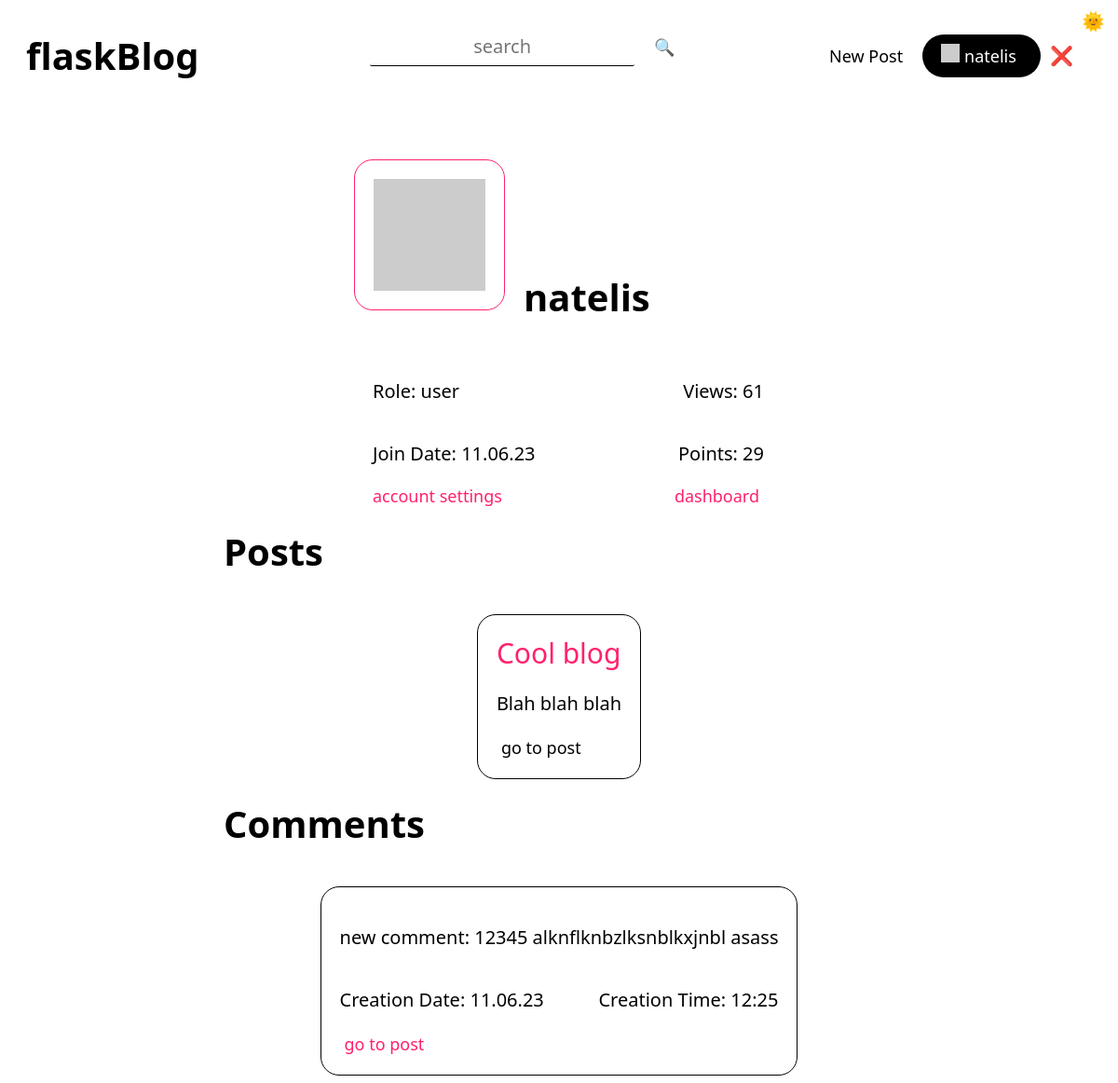
The page /user/natelis (signed in) on the database as committed earlier.
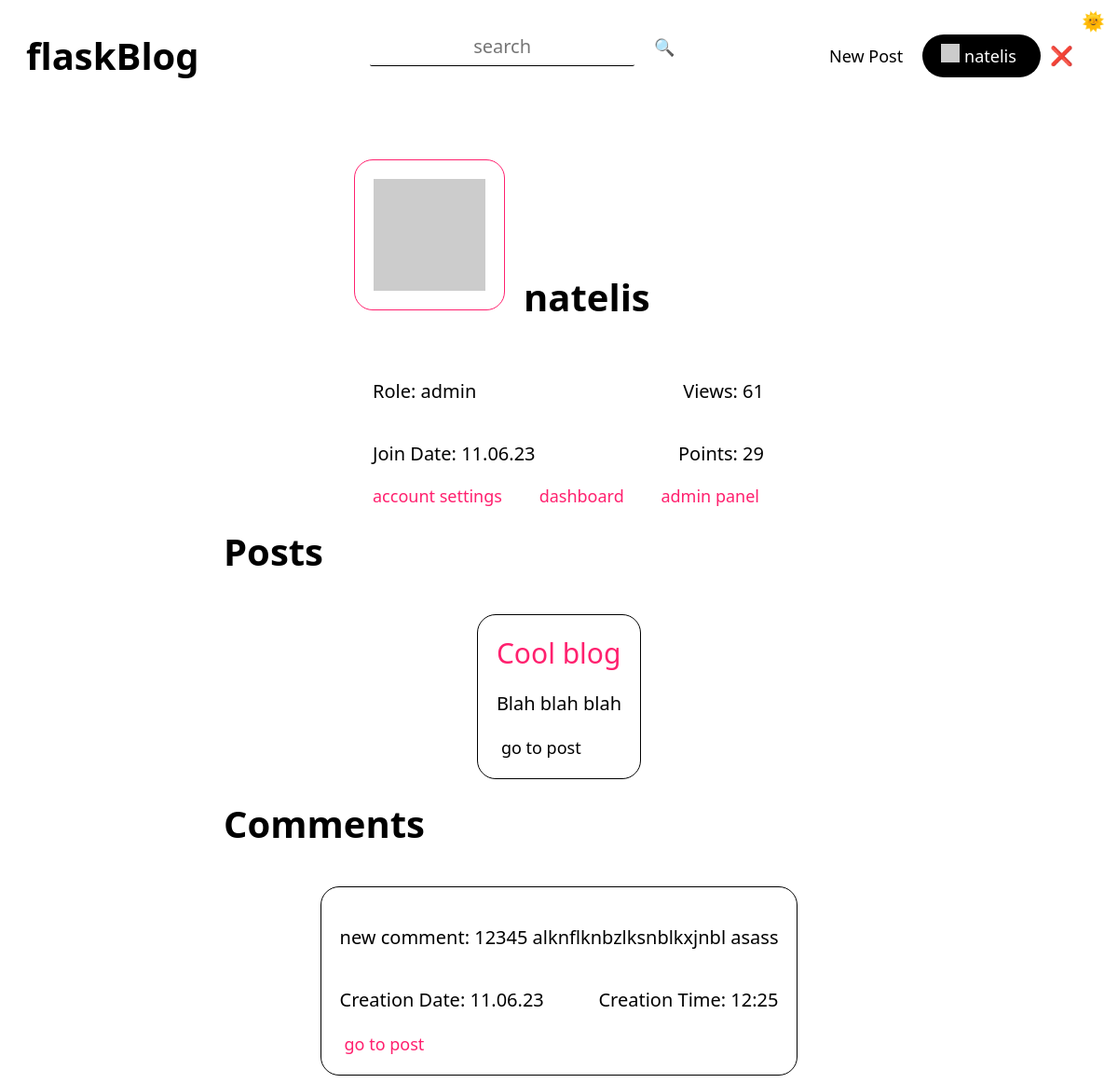
The same page on the database as committed later.
### tables this page shows
CREATE TABLE "Users" (
	"userID"	INTEGER NOT NULL UNIQUE,
	"userName"	TEXT UNIQUE,
	"email"	TEXT UNIQUE,
	"password"	TEXT,
	"profilePicture"	TEXT,
	"role"	TEXT,
	"points"	INTEGER,
	"creationDate"	TEXT,
	"creationTime"	TEXT,
	PRIMARY KEY("userID" AUTOINCREMENT)
);

### routes/user.py (the view)
@userBlueprint.route("/user/<userName>")
def user(userName):
    connection = sqlite3.connect(USERS_DB)
    cursor = connection.cursor()
    cursor.execute("select userName from users")
    users = cursor.fetchall()
    match str(userName).lower() in str(users).lower():
        case True:
            message("2", f'USER: "{userName}" FOUND')
            cursor.execute(
                f'select * from users where lower(userName) = "{userName}"')
            user = cursor.fetchone()
            connection = sqlite3.connect(POSTS_DB)
            cursor = connection.cursor()
            cursor.execute(
                f'select views from posts where author = "{user[1]}"')
            viewsData = cursor.fetchall()
            views = 0
            for view in viewsData:
                views += int(view[0])
            cursor.execute(f'select * from posts where author = "{user[1]}"')
            posts = cursor.fetchall()
            connection = sqlite3.connect(COMMENTS_DB)
            cursor = connection.cursor()
            cursor.execute(
                f'select * from comments where lower(user) = "{userName.lower()}"'
            )
            comments = cursor.fetchall()
            if posts:
                showPosts = True
            elif not posts:
                showPosts = False
            if comments:
                showComments = True
            elif not comments:
                showComments = False
            message("2", f'USER: "{userName}"s PAGE LOADED')
            return render_template(
                "user.html",
                user=user,
                views=views,
                posts=posts,
                comments=comments,
                showPosts=showPosts,
                showComments=showComments,
            )
        case _:
            message("1", f'USER: "{userName}" NOT FOUND')
            return render_template("404.html")

### app.py (called while the page is built)
@app.context_processor
def utility_processor():
    getProfilePicture
    return dict(getProfilePicture=getProfilePicture)

### helpers.py (called while the page is built)
def currentDate():
    return datetime.now().strftime("%d.%m.%y")

def currentTime(seconds=False):
    match seconds:
        case False:
            return datetime.now().strftime("%H:%M")
        case True:
            return datetime.now().strftime("%H:%M:%S")

def message(color, message):
    print(
        f"\n\033[94m[{currentDate()}\033[0m"
        f"\033[95m {currentTime(True)}]\033[0m"
        f"\033[9{color}m {message}\033[0m\n"
    )
    logFile = open("log.log", "a")
    logFile.write(f"[{currentDate()}" f"|{currentTime(True)}]" f" {message}\n")
    logFile.close()

def getProfilePicture(userName):
    connection = sqlite3.connect(USERS_DB)
    cursor = connection.cursor()
    cursor.execute(
        f'select profilePicture from users where lower(userName) = "{userName.lower()}"'
    )
    return cursor.fetchone()[0]

### templates/user.html (shortened to what this page needs)
{% extends 'layout.html'%} {%block head%}
<link
  rel="stylesheet"
  href="{{ url_for('static', filename='css/index.css') }}"
/>
<link
  rel="stylesheet"
  href="{{ url_for('static', filename='css/user.css') }}"
/>
{% endblock head %} {%block body%}
<div class="container">
  <div class="userContainer">
    <section class="head">
      <img src="{{user[4]}}" alt="{{user[1]}}" class="userProfilePicture" />
      <h2 class="userName">{{user[1]}}</h2>
    </section>
    <section class="stats">
      <p class="userRole">Role: {{user[5]}}</p>
      <p class="userViews">Views: {{views}}</p>
    </section>
    <section class="stats">
      <p class="userCreationDate">Join Date: {{user[7]}}</p>
      <p class="userPoint">Points: {{user[6]}}</p>
    </section>
    <section class="stats">
      {% if session["userName"] == user[1] %}
      <a href="/accountsettings" class="btn btnLink textPrimary"
        >account settings</a
      >
      <a href="/dashboard/{{user[1]}}" class="btn btnLink textPrimary"
        >dashboard</a
      >
      {% endif %} {% if user[5] == "admin" and session["userName"] == user[1] %}
      <a href="/admin" class="btn btnLink textPrimary">admin panel</a>
      {% endif %}
    </section>
  </div>
  {% if showPosts %}
  <h1 class="postsText">Posts</h1>
  {% for post in posts %}
  <div class="post centeredHorizontally">
    <a class="title textPrimary" href="/post/{{post[0]}}">{{post[1]}}</a>
    <div class="content" tag="content">{{post[3]|safe}}</div>
    <a href="/post/{{post[0]}}" class="btn btnLink">go to post</a>
  </div>
  {% endfor %} {% endif %} {% if showComments %}
  <h1 class="commentsText">Comments</h1>
  {% for comment in comments %}
  <div class="post centeredHorizontally">
    <div class="content" tag="content">{{comment[2]|safe}}</div>
    <section class="comment">
      <p class="commentCreationDate">Creation Date: {{comment[4]}}</p>
      <p class="commentCreationTime">Creation Time: {{comment[5]}}</p>
    </section>
    <a href="/post/{{comment[1]}}" class="btn btnLink textPrimary"
      >go to post</a
    >
  </div>
  {% endfor %} {% endif %}
</div>
{% endblock body %}

### templates/layout.html (shortened to what this page needs)
<!DOCTYPE html>
<html lang="en">
  <head>
    <link
      rel="stylesheet"
      href="{{ url_for('static', filename='css/general.css') }}"
    />
    {% block head %} {% endblock head %}
  </head>
  <body>
    {% include 'changeTheme.html'%} {% include 'navbar.html'%} {% include
    'flash.html'%} {% block body %} {% endblock body %}
    <link
      rel="stylesheet"
      href="{{ url_for('static', filename='css/editor.css') }}"
    />
  </body>
</html>

### templates/changeTheme.html (shortened to what this page needs)
<link
  rel="stylesheet"
  href="{{ url_for('static', filename='css/changeTheme.css') }}"
/>
<section class="changeThemeContainer">
  <button class="changeTheme btn" onclick="toDark()">🌞</button>
</section>

### templates/navbar.html (shortened to what this page needs)
<link
  rel="stylesheet"
  href="{{ url_for('static', filename='css/navbar.css') }}"
/>
<div class="navbar">
  <a href="/"><h1 class="btn btnLink btnHome">flaskBlog</h1></a>
  <div class="searchBar">
    <input
      type="text"
      id="searchInput"
      class="input"
      autocomplete="off"
      placeholder="search"
    /><button onclick="search()" class="btn">🔍</button>
  </div>
  <div class="btns">
    {% if session["userName"] %}
    <a href="/createpost">
      <button class="btn btnLink">New Post</button>
    </a>
    <a href="/user/{{session['userName'].lower()}}">
      <div class="btn btnPrimary user">
        <img
          class="profilePicture"
          src="{{ getProfilePicture(session['userName']) }}"
        />
        <button class="btn profileText">{{session["userName"]}}</button>
      </div>
    </a>
    <a href="/logout" title="logout">❌</a>
    {% elif hideLogin %}
    <a href="/signup"><button class="btn btnLink">Sign Up</button></a>
    {% elif hideSignUp %}
    <a href="/login/redirect=&"><button class="btn btnLink">Login</button></a>
    {%else%}
    <a href="/login/redirect=&"><button class="btn btnLink">Login</button></a>
    <a href="/signup"><button class="btn btnPrimary">Sign Up</button></a>
    {% endif %}
  </div>
</div>

### templates/flash.html (shortened to what this page needs)
<link
  rel="stylesheet"
  href="{{ url_for('static', filename='css/flash.css') }}"
/>

### static/css/general.css (style rules this page uses)
:root { --themePrimary: #000; --themeSecondary: #fff; --themeHelper: #303030; --primaryColor: #ff206e; --primaryHelper: #FF4F8C; }
* { font-family: system-ui, "Segoe UI", Roboto, Helvetica, Arial, sans-serif, "Apple Color Emoji", "Segoe UI Emoji", "Segoe UI Symbol"; color: var(--themePrimary); }
html { font-size: 125% !important; }
body { background-color: var(--themeSecondary); }
a { text-decoration: none; user-select: none; }
button { background-color: transparent; border: 0; }
.input { margin-bottom: 1rem; border: 0px; height: 2rem; width: 14rem; text-align: center; display: block; color: var(--themePrimary); background-color: transparent; font-size: 1rem; border-bottom: 1px solid var(--themePrimary); transition: 0.4s; border-radius: 0.1rem; }
.centeredHorizontally { margin-left: auto; margin-right: auto; }
.btn { height: fit-content; width: fit-content; border-radius: 2rem; border: 0px; transition: 0.25s; font-weight: 500; cursor: pointer; font-size: 0.9rem; text-align: center; margin: 0rem 0.25rem; }
.btnPrimary { padding: 0.5rem 1rem 0.5rem 1rem; color: var(--themeSecondary); background-color: var(--themePrimary); }
.btnLink { background-color: transparent; }
.textPrimary { color: var(--primaryColor); transition: 0.25s; }

### static/css/index.css (style rules this page uses)
.post { max-width: 35rem; max-height: fit-content; margin-top: 2rem; border: 1px solid var(--themePrimary); border-radius: 1rem; padding: 1rem; }
.content { display: -webkit-box; overflow: hidden; -webkit-line-clamp: 8; -webkit-box-orient: vertical; margin: 1rem 0rem; }
.content p { display: inline; }
.title { font-size: 1.5rem; }

### static/css/user.css (style rules this page uses)
h1 { width: 36rem; margin: 1rem 0 0 0; }
h2 { font-size: 2rem; }
.head img, h2 { display: inline-block; }
.container { display: flex; flex-direction: column; align-items: center; padding-top: 2rem; }
.userProfilePicture { height: 6rem; width: 6rem; border: 1px solid var(--primaryColor); border-radius: 1rem; padding: 1rem; }
.userName { margin: 6rem 0 0 1rem; }
.head { display: flex; width: 20rem; margin: 2rem 0 2rem 0; }
.stats { display: flex; width: 22rem; justify-content: space-between; }
.stats p, .stats a { text-align: left; margin-left: 1rem; }
.content { -webkit-line-clamp: 4; }
.comment { display: flex; justify-content: space-between; }
.commentCreationDate { margin-right: 1rem; }

### static/css/changeTheme.css (style rules this page uses)
.changeThemeContainer { position: relative; user-select: none; }
.changeTheme { font-size: 1rem; position: absolute; top: 0px; right: 0px; margin: 0; }

### static/css/navbar.css (style rules this page uses)
.navbar { align-items: center; display: flex; width: 100%; justify-content: space-between; padding-top: 1rem; user-select: none; }
.btns { margin-right: 12rem; order: 5; }
.btnHome { margin-left: 12rem; order: 1; font-size: 2rem; font-weight: 550; }
.profilePicture { height: 1rem; width: 1rem; display: inline-block; }
.user { text-align: center; display: inline-block; height: fit-content; }
.profileText { margin: 0; padding-left: 0; color: var(--themeSecondary); }
#searchInput { display: inline-block; margin-right: 0.5rem; }
@media (min-width:968px) and (max-width:1280px) { .btnHome, .btns { margin-right: 2rem; } }
@media (min-width:968px) and (max-width:1280px) { .btnHome { margin-left: 1rem; } }

Rows that differ between the two databases and show on the page:
changed Users "natelis": role "user" → "admin"
Other text that changed with them:
text now shown: "admin panel"
